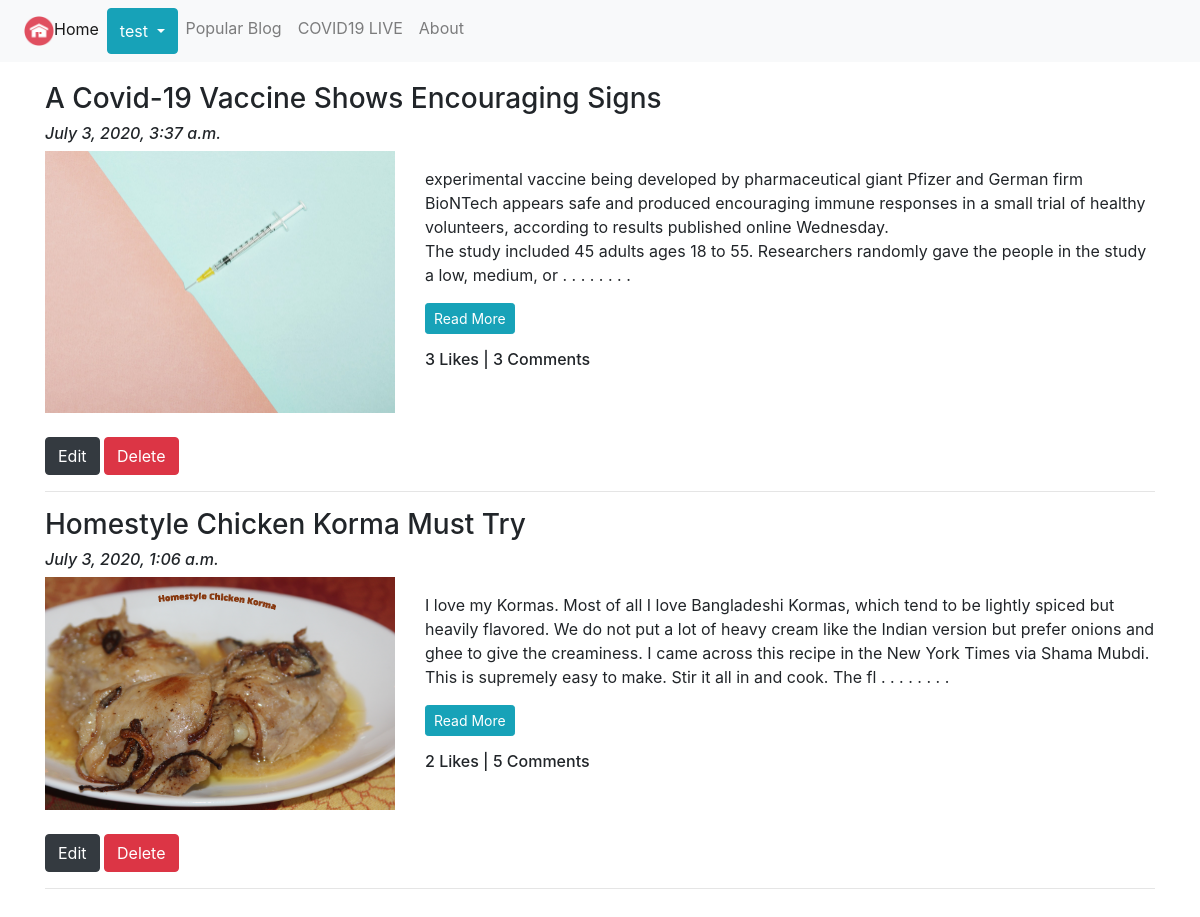
Screenshot of /blog/my_blogs/ (signed in) with the database file from the repository.
### App_Blog/models.py (models this page shows, shortened)
class Blog(models.Model):
    author = models.ForeignKey(User, on_delete=models.CASCADE, related_name='post_author')
    blog_title = models.CharField(max_length=264, verbose_name="Put a Title")
    slug = models.SlugField(max_length=255, unique=True)
    blog_content = models.TextField(verbose_name="What is on your mind?")
    blog_image = models.ImageField(upload_to='blog_images', verbose_name="Image")
    publish_date = models.DateTimeField(auto_now_add=True)
    update_date = models.DateTimeField(auto_now=True)
    class Meta:
        ordering = ('-publish_date',)

### App_Blog/views.py (the view)
# urls.py: path('my_blogs/', views.MyBlogs.as_view(), name='my_blogs'),
class MyBlogs(LoginRequiredMixin, TemplateView):
    template_name = 'App_Blog/my_blogs.html'

### App_Blog/templatetags/custom_filters.py (called while the page is built)
def range_filter(value):
    return value[0:350] + " . . . . . . . . "

### templates/App_Blog/my_blogs.html (shortened to what this page needs)
{% extends 'base.html' %}
{% load custom_filters %}
{% block body_block %}
{% for blog in user.post_author.all %}
    <h3>{{blog.blog_title}}</h3>
    <h6><i>{{blog.publish_date}}</i></h6>
    <div class="row">
        <div class="col-sm-4">
            <img src="/media/{{blog.blog_image}}" width="100%">
        </div>
        <div class="col-sm-8">
            <p>{{blog.blog_content|range_filter|linebreaks }} <a href="{% url 'App_Blog:blog_details' slug=blog.slug %}" class="btn btn-info btn-sm">Read More</a></p>
            <h6>{{ blog.Liked_blog.count }} Likes | {{ blog.blog_comment.count }} Comments</h6>
        </div>
    </div>
    <br>
    <a class="btn btn-dark btn" href="{% url 'App_Blog:edit_blog' pk=blog.pk %}">Edit</a>
    <a class="btn btn-danger btn" href="{% url 'App_Blog:delete_blog' pk=blog.pk %}">Delete</a>
    <hr>
{% endfor%}
{% endblock %}

### templates/base.html (shortened to what this page needs)
<!DOCTYPE html>
<html lang="en">
<head>
    <link rel="stylesheet" href="https://stackpath.bootstrapcdn.com/bootstrap/4.5.0/css/bootstrap.min.css">
    <link href="https://maxcdn.bootstrapcdn.com/font-awesome/4.7.0/css/font-awesome.min.css" rel="stylesheet">
</head>
<body>
    <nav class="navbar navbar-expand-lg navbar-light bg-light">
        <ul class="navbar-nav">
          <li class="nav-item active">
            <a class="nav-link" href="{% url 'index' %}"><img src="/media/home_icon.png" width="30px">Home</a>
          </li>
          {% if user.is_authenticated %}
          <div class="btn-group">
            <button type="button" class="btn btn-info dropdown-toggle" data-toggle="dropdown" aria-haspopup="true" aria-expanded="false">
              {{ user.username}}
            </button>
          </div>
          {% endif %}
          <li class="nav-item">
            <a class="nav-link" href="{% url 'App_Blog:popular_blog' %}">Popular Blog</a>
          </li>
          <li class="nav-item">
            <a class="nav-link" href="{% url 'covid_live' %}">COVID19 LIVE</a>
          </li>
          <li class="nav-item">
            <a class="nav-link" href="{% url 'about' %}">About</a>
          </li>
        </ul>
      </nav>
<div class="container" style="padding-top: 20px;">
     {% block body_block %}
     {% endblock %}
</div>
<br>
<br>
</body>
</html>

### rows the page displays
Blog: blog_title "A Covid-19 Vaccine Shows Encouraging Signs", publish_date "July 3, 2020, 3:37 a.m.", blog_image (picture), blog_content|range_filter "experimental vaccine being developed by pharmaceutical giant Pfizer and German firm BioNTech appears safe and produced encouraging immune responses in a small trial of healthy volunteers, according to results published online Wednesday. The study included 45 adults ages 18 to 55. Researchers randomly gave the people in the study a low, medium, or . . . . . . . .", Liked_blog.count "3", blog_comment.count "3"
Blog: blog_title "Homestyle Chicken Korma Must Try", publish_date "July 3, 2020, 1:06 a.m.", blog_image (picture), blog_content|range_filter "I love my Kormas. Most of all I love Bangladeshi Kormas, which tend to be lightly spiced but heavily flavored. We do not put a lot of heavy cream like the Indian version but prefer onions and ghee to give the creaminess. I came across this recipe in the New York Times via Shama Mubdi. This is supremely easy to make. Stir it all in and cook. The fl . . . . . . . .", Liked_blog.count "2", blog_comment.count "5"

### other values shown
{{ user.username }} "test"
